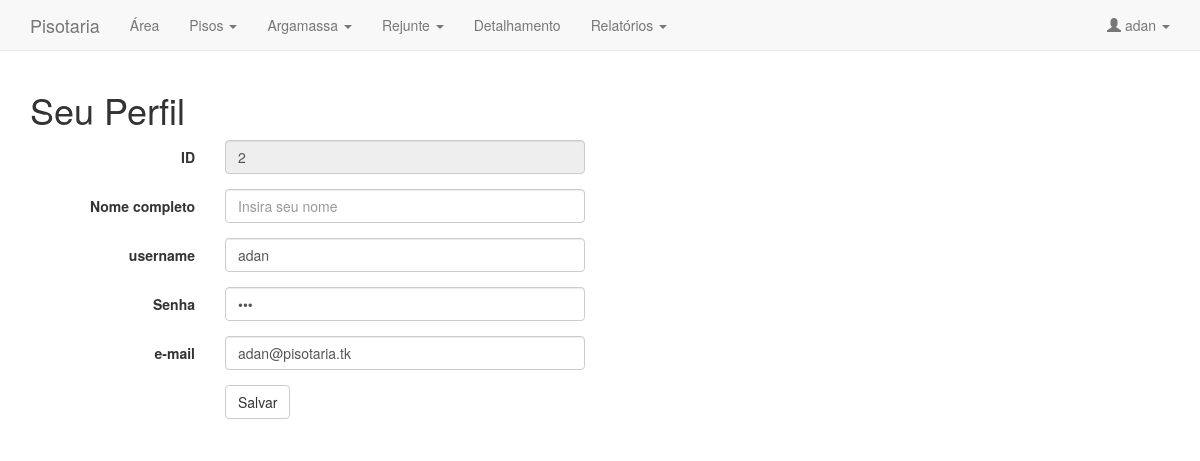
The app's page /index.php/usuarios (signed in) with its own data.
### tables this page shows
CREATE TABLE IF NOT EXISTS `usuario` (
`id` int(11) NOT NULL,
  `nome` varchar(100) NOT NULL,
  `CPF` char(11) NOT NULL,
  `email` varchar(40) DEFAULT NULL,
  `senha` varchar(20) DEFAULT NULL,
  `username` varchar(50) DEFAULT NULL
);

### application/controllers/Usuarios.php (called while the page is built, shortened)
<?php
class Usuarios extends CI_Controller {
    public function index() {
        $this->load->view("template/header");
        $this->load->helper('form');
        $this->load->library("UsuarioFactory");
        if(isset($_SESSION['LOGIN'])){
            $data['h1'] = "Seu Perfil";
            $data['users'] = $this->usuariofactory->getUsuarioByUsername($_SESSION['LOGIN']);
            $this->load->view("usuario_perfil", $data);
        }else{
            $this->load->view("usuario_login");
        }
        $this->load->view("template/footer");
    }
}

### index.php (called while the page is built, shortened)
<?php
require_once BASEPATH.'core/CodeIgniter.php';

### application/models/Usuario_model.php (called while the page is built, shortened)
<?php
class Usuario_model extends CI_Model
{
    private $_id;
    private $_nome;
    private $_cpf;
    private $_email;
   function get_id() {
       return $this->_id;
   }
   function get_nome() {
       return $this->_nome;
   }
   function get_cpf() {
       return $this->_cpf;
   }
   function get_email() {
       return $this->_email;
   }
   function set_id($_id) {
       $this->_id = $_id;
   }
   function set_nome($_nome) {
       $this->_nome = $_nome;
   }
   function set_cpf($_cpf) {
       $this->_cpf = $_cpf;
   }
   function set_email($_email) {
       $this->_email = $_email;
   }
}

### application/libraries/UsuarioFactory.php (called while the page is built, shortened)
<?php
class UsuarioFactory {
    private $_ci;
    function __construct() {
        $this->_ci = & get_instance();
    }
    public function getUsuarioByUsername($username = '') {
        $usuario = new Usuario_model();
        if ($username != ''){
            $query = $this->_ci->db->get_where("usuario", array("nome" => $username));
            if ($query->num_rows() > 0) {
                return $this->createObjectFromData($query->row());
            }
        }
        return $usuario;
    }
    public function createObjectFromData($row) {
        $user = new Usuario_Model();
        $user->set_id($row->id);
        $user->set_cpf($row->CPF);
        $user->set_nome($row->nome);
        $user->set_email($row->email);
        return $user;
    }
}

### application/views/usuario_perfil.php (the view, shortened to what this page needs)
    <h1><?php echo $h1; ?></h1>
<?php
    echo form_open(base_url('usuarios'), array('class' => "form-horizontal"));
    if(site_url("usuarios/cadastrar") != current_url()){
        echo '<div class="form-group">';
        echo form_label("ID", 'id', array('class' => "col-sm-2 control-label"));
        echo '<div class="col-sm-6 col-md-4">';
        echo form_input(array(
            'type'          => "text",
            'class'         => "form-control",
            'name'          => "id",
            'readonly'      => ""
            ),
                $users->get_id());
        echo '</div>';
        echo '</div>';
    }
    echo '<div class="form-group">';
    echo form_label("Nome completo", 'nome', array('class' => "col-sm-2 control-label"));
    echo '<div class="col-sm-6 col-md-4">';
    echo form_input(array(
        'type'          => "text",
        'class'         => "form-control",
        'name'          => "nome",
        'placeholder'   => "Insira seu nome"
        ),
            '');
    echo '</div>';
    echo '</div>';
    echo '<div class="form-group">';
    echo form_label("username", 'username', array('class' => "col-sm-2 control-label"));
    echo '<div class="col-sm-6 col-md-4">';
    echo form_input(array(
        'type'          => "text",
        'class'         => "form-control",
        'name'          => "username",
        'placeholder'   => "Insira o login desejado"
        ),
           $users->get_nome());
    echo '</div>';
    echo '</div>';
    echo '<div class="form-group">';
    echo form_label("Senha", 'senha', array('class' => "col-sm-2 control-label"));
    echo '<div class="col-sm-6 col-md-4">';
    echo form_input(array(
        'type'          => "password",
        'class'         => "form-control",
        'name'          => "senha",
        'placeholder'   => "Definir senha"
        ), $users->get_cpf());
    echo '</div>';
    echo '</div>';
    echo '<div class="form-group">';
    echo form_label("e-mail", 'email', array('class' => "col-sm-2 control-label"));
    echo '<div class="col-sm-6 col-md-4">';
    echo form_input(array(
        'type'          => "text",
        'class'         => "form-control",
        'name'          => "email",
        'placeholder'   => "Insira seu e-mail"
        ),
            $users->get_email());
    echo '</div>';
    echo '</div>';
    echo '<div class="form-group">';
    echo '<div class="col-sm-offset-2 col-sm-10">';
    echo form_button(
            array(
                'type'  => 'submit',
                'class' => 'btn btn-default'
            ),
            "Salvar");
    echo '</div>';
    echo '</div>';
    echo form_close();

### records on screen
usuario: id "2", username "adan", email "adan@pisotaria.tk"

### other values on screen
$_SESSION['LOGIN'] "adan"
$h1 "Seu Perfil"
form_label("ID", 'id', array('class' => "col-sm-2 control-label")) "ID"
